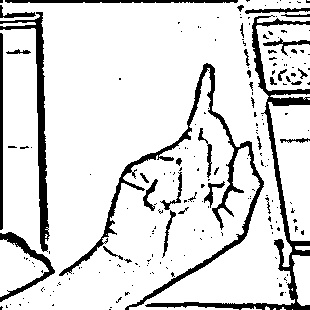
#> input picture image.jpg, 310 x 310 px
$ python backgroung_filters.py
#> lines starting #> are read from the running program, lines starting #| are printed output that depends on the picture; after the words box and inside, x2 and y2 are one past the last pixel; in counts of white or black regions, pixels touching at a corner belong together
# this reduces the background noise

import cv2

img_file = 'image.jpg'
img = cv2.imread(img_file, cv2.IMREAD_COLOR)
#> img is the input picture: shape (310, 310, 3); min 0, max 255, mean 219.7
img = cv2.blur(img, (5, 5))
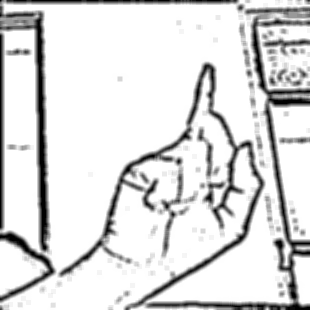
#> img: shape (310, 310, 3); min 0, max 255, mean 219.7

ret, thresh_img = cv2.threshold(img, 180, 255, cv2.THRESH_BINARY_INV)
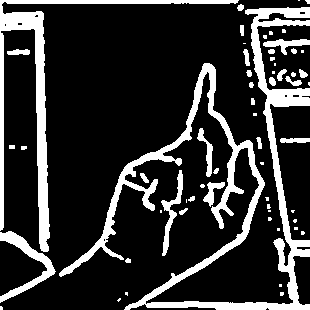
#> thresh_img: shape (310, 310, 3); 19.2% white; 60 white regions (30 under 20 px), largest, box (x1, y1, x2, y2) and area: (59, 7, 310, 310) 10224, (0, 0, 239, 252) 4602, (0, 231, 56, 303) 962

cv2.imshow('grey image1',thresh_img)
cv2.waitKey(0)

$ run again, with signs.png saved as image.jpg
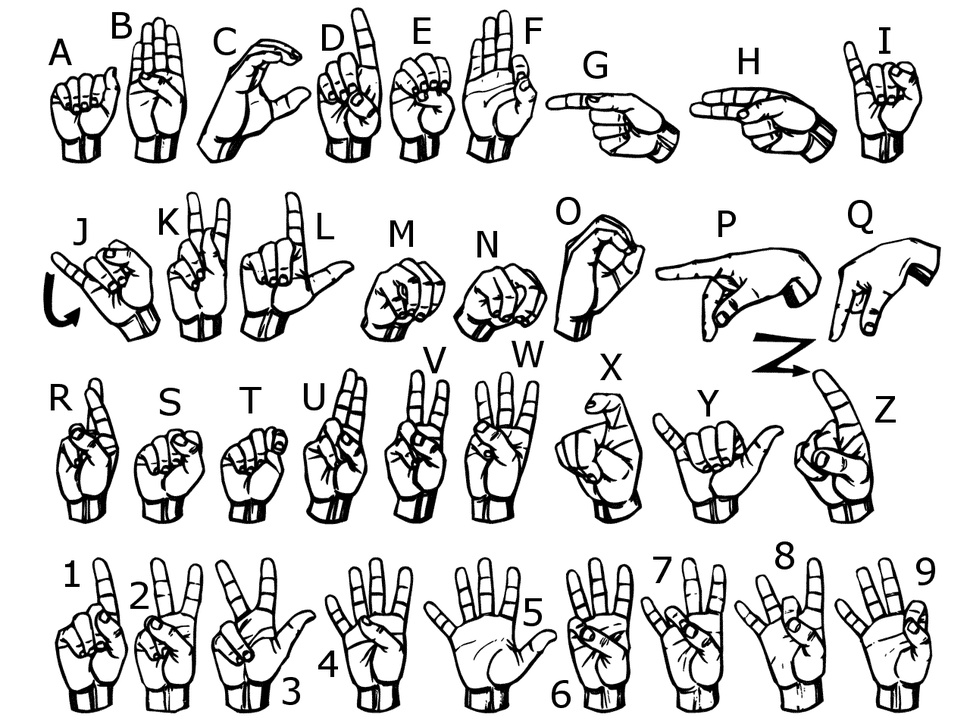
#> input picture signs.png, 970 x 727 px, shrunk from 1280 x 960 before the run
#> img is the input picture: shape (727, 970, 3); min 0, max 255, mean 217.6
#> `img = cv2.blur(img, (5, 5))`:
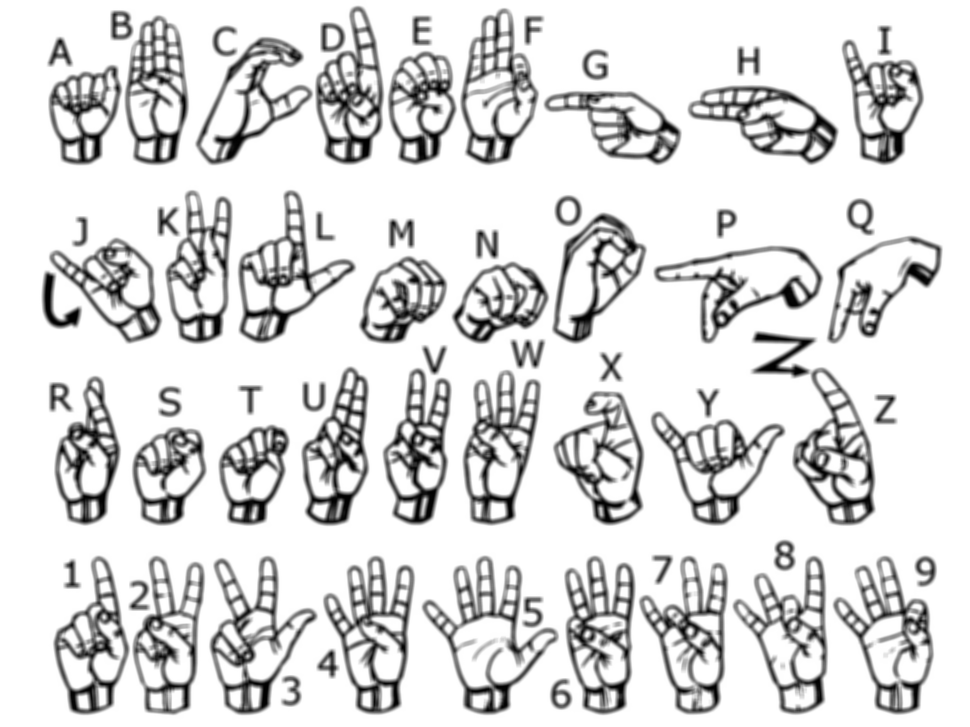
#> img: shape (727, 970, 3); min 0, max 255, mean 217.6
#> `ret, thresh_img = cv2.threshold(img, 180, 255, cv2.THRESH_BINARY_INV)`:
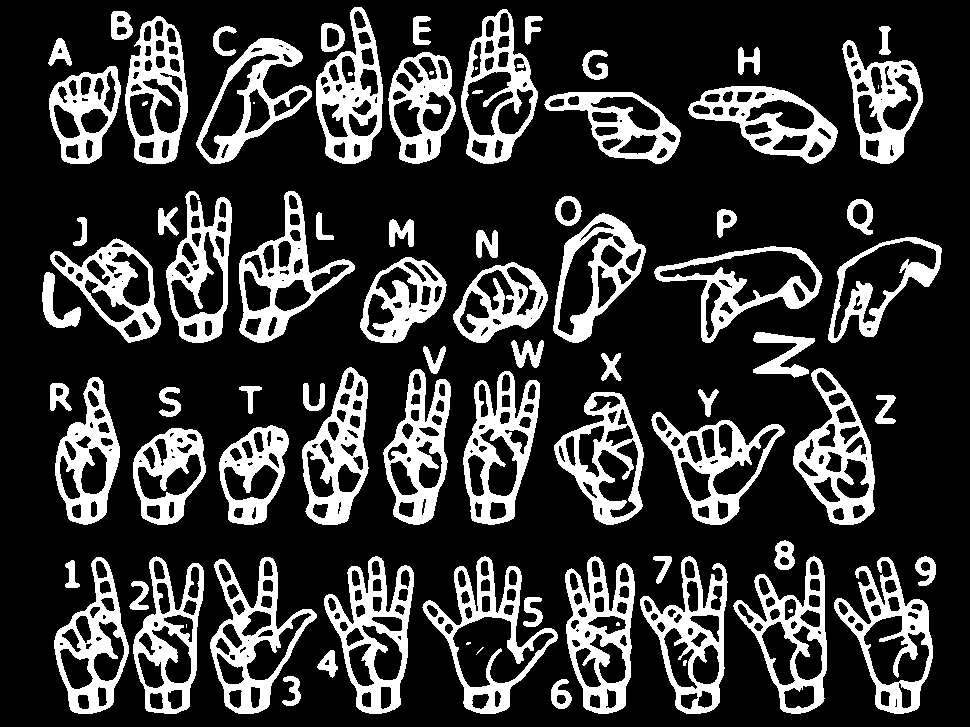
#> thresh_img: shape (727, 970, 3); 22.3% white; 85 white regions (10 under 20 px), largest, box (x1, y1, x2, y2) and area: (324, 556, 414, 714) 5243, (565, 556, 635, 714) 5100, (210, 557, 317, 714) 4988
